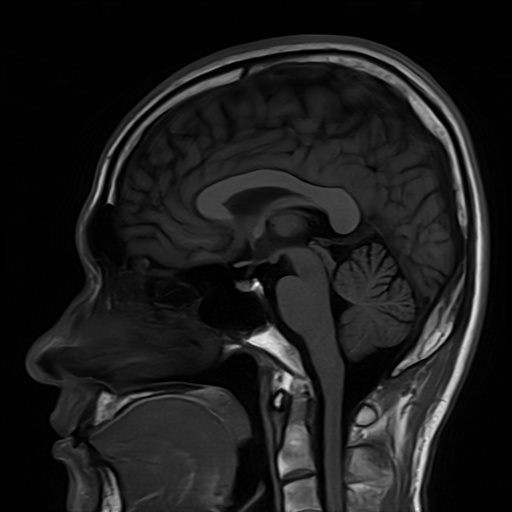
%> input picture Experiment_03/Inputs/images/MRI.jpg, 512 x 512 px
$ octave --eval "task_3_1;"   (GNU Octave 9; MATLAB toolbox functions it lacks are replaced by stand-ins)
%> lines starting %> are read from the running program, lines starting %| are printed output that depends on the picture; in (x1, y1, x2, y2) boxes, pixels count from 0 and x2, y2 are one past the last pixel; in counts of white or black regions, pixels touching at a corner belong together; the program's own positions count from 1
%% ==============================================================================
%% SCRIPT: task_3_1.m
%% Experiment 03: Image Smoothing of Medical Images Using Spatial Domain Mean & Gaussian Filters
%% Task 3.1: 2D Spatial Discrete Convolution & Boundary Padding Comparison
%% Course: Medical Image Processing | Riphah International University
%% Instructor: Engr. Rana Talha Khalid
%% ==============================================================================

function task_3_1()
    fprintf('======================================================================\n');
    fprintf('EXPERIMENT 03 - MATLAB TASK 3.1: 2D CONVOLUTION & BOUNDARY PADDING\n');
    fprintf('======================================================================\n');

    script_dir = fileparts(mfilename('fullpath'));
    exp_dir = fileparts(script_dir);
    img_path = fullfile(exp_dir, 'Inputs', 'images', 'MRI.jpg');

    if ~exist(img_path, 'file')
        img_path = fullfile(exp_dir, '..', '..', 'images', 'MRI.jpg');
    end

    img = imread(img_path);
%> img is the input picture: size 512x512 uint8; min 0, max 254, mean 27.9
    if size(img, 3) == 3
        img = rgb2gray(img);
    end

    [H, W] = size(img);
%> H = 512; W = 512
    fprintf('[INFO] Loaded MRI Scan: %d x %d pixels\n', W, H);
%| [INFO] Loaded MRI Scan: 512 x 512 pixels

    % 1. Define 3x3 Averaging Kernel
    k_size = 3;
    h = ones(k_size, k_size) / (k_size * k_size);

    % 2. Execute custom discrete 2D convolution with Zero and Replicate padding
    fprintf('[INFO] Filtering with Zero-Padding (Constant 0 border)...\n');
    % In MATLAB, imfilter with default is zero padding (0)
    filtered_zero = imfilter(img, h, 0);

    fprintf('[INFO] Filtering with Replicate-Padding (Clamp boundary)...\n');
    filtered_repl = imfilter(img, h, 'replicate');

    % 3. Quantify boundary padding error in the 5-pixel perimeter band
    border_mask = false(H, W);
    border_mask(1:5, :) = true;
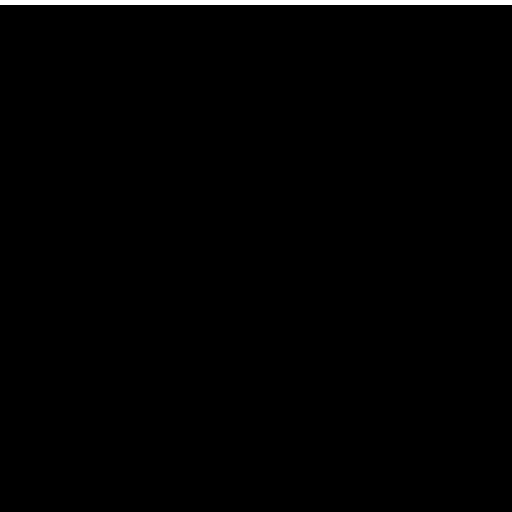
%> border_mask: size 512x512 logical; 0.98% white; 1 white region, box (x1, y1, x2, y2) and area: (0, 0, 512, 5) 2560
    border_mask(end-4:end, :) = true;
    border_mask(:, 1:5) = true;
    border_mask(:, end-4:end) = true;
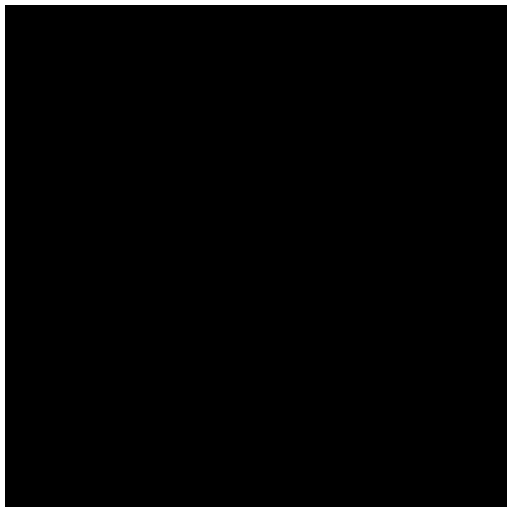
%> border_mask: size 512x512 logical; 3.9% white; 1 white region, box (x1, y1, x2, y2) and area: (0, 0, 512, 512) 10140

    diff_abs = abs(double(filtered_repl) - double(filtered_zero));
    border_mae = mean(diff_abs(border_mask));
%> border_mae = 0.565
    border_rmse = sqrt(mean(diff_abs(border_mask).^2));
%> border_rmse = 3.64
    max_drop = max(diff_abs(border_mask));
%> max_drop = 62

    fprintf('\n-----------------------------------------------------------------\n');
    fprintf('BOUNDARY PADDING ERROR METRICS (5-Pixel Perimeter Region):\n');
    fprintf('  * Mean Absolute Error (MAE):     %.2f intensity levels\n', border_mae);
%|   * Mean Absolute Error (MAE):     0.56 intensity levels
    fprintf('  * Root Mean Squared Error (RMSE): %.2f intensity levels\n', border_rmse);
%|   * Root Mean Squared Error (RMSE): 3.64 intensity levels
    fprintf('  * Maximum Intensity Drop:        %.2f intensity levels\n', max_drop);
%|   * Maximum Intensity Drop:        62.00 intensity levels
    fprintf('-----------------------------------------------------------------\n');
    fprintf('Clinical Conclusion: Zero-padding introduces dark boundary decay (halo artifact),\n');
    fprintf('whereas replicate padding eliminates border distortion in clinical diagnosis.\n');

    % 4. Visualization: 4-panel comparison
    fig = figure('Visible', 'off', 'Position', [100, 100, 1100, 900]);

    % Panel 1: Full Zero-padded
    subplot(2, 2, 1);
    imshow(filtered_zero);
    title('A: Zero-Padding Full Scan (Dark Border Decay)', 'FontSize', 10, 'FontWeight', 'bold', 'Color', [0.72 0.15 0.15]);
    rectangle('Position', [1, 1, 25, 25], 'EdgeColor', 'r', 'LineWidth', 1.5, 'LineStyle', '--');

    % Panel 2: Full Replicate-padded
    subplot(2, 2, 2);
    imshow(filtered_repl);
    title('B: Replicate-Padding Full Scan (Clinical Standard)', 'FontSize', 10, 'FontWeight', 'bold', 'Color', [0.08 0.50 0.24]);
    rectangle('Position', [1, 1, 25, 25], 'EdgeColor', 'g', 'LineWidth', 1.5, 'LineStyle', '--');

    % Panel 3: Magnified corner zero-padding
    subplot(2, 2, 3);
    imagesc(filtered_zero(1:25, 1:25));
    colormap(gca, hot); colorbar; caxis([0 255]);
    title(sprintf('C: Magnified Corner (Zero-Pad)\nMAE = %.2f at perimeter', border_mae), ...
          'FontSize', 10, 'FontWeight', 'bold', 'Color', [0.72 0.15 0.15]);
    xlabel('Column Index (1-25)'); ylabel('Row Index (1-25)');

    % Panel 4: Magnified corner replicate-padding
    subplot(2, 2, 4);
    imagesc(filtered_repl(1:25, 1:25));
    colormap(gca, hot); colorbar; caxis([0 255]);
    title('D: Magnified Corner (Replicate-Pad)\nContinuous Tissue Intensities', ...
          'FontSize', 10, 'FontWeight', 'bold', 'Color', [0.08 0.50 0.24]);
    xlabel('Column Index (1-25)'); ylabel('Row Index (1-25)');

    sgtitle('MATLAB Task 3.1: 2D Spatial Discrete Convolution & Boundary Padding Comparison', ...
            'FontSize', 13, 'FontWeight', 'bold');
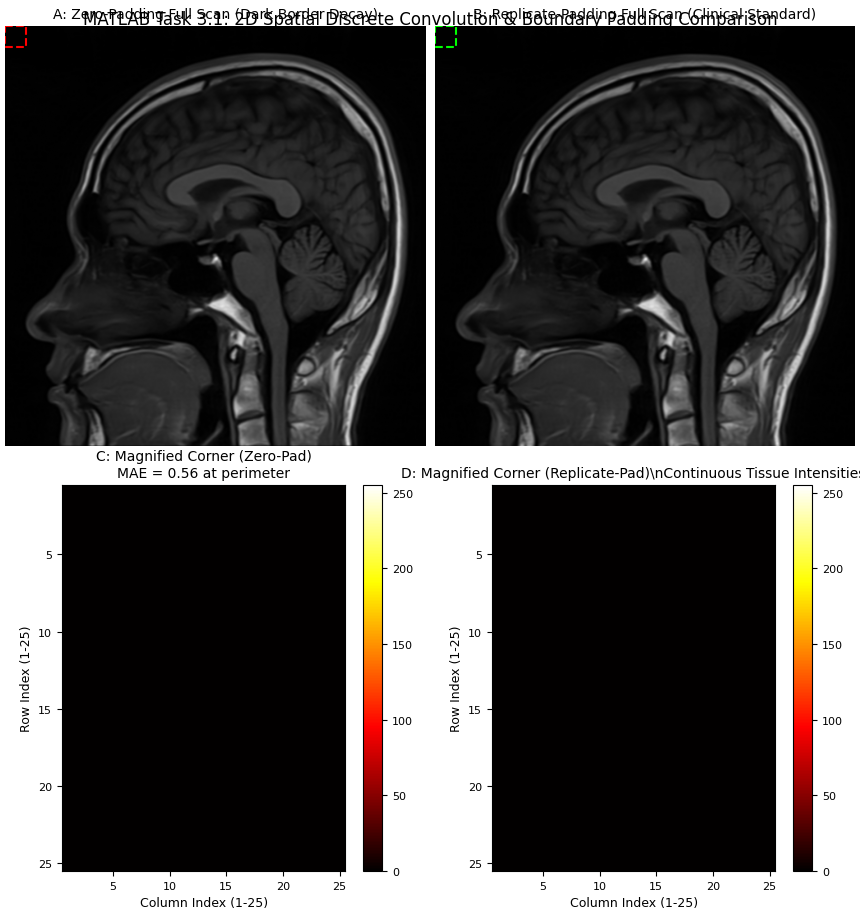
%> figure redrawn from the program's plot data, 4 panels

    % Save figures
    out_dir_m = fullfile(exp_dir, 'Outputs', 'MATLAB');
    fig_dir = fullfile(exp_dir, 'Figures');

    out_path_1 = fullfile(out_dir_m, 'exp03_task_3_1_boundary_padding_m.png');
    out_path_2 = fullfile(fig_dir, 'exp03_task_3_1_boundary_padding_m.png');

    exportgraphics(fig, out_path_1, 'Resolution', 300);
    exportgraphics(fig, out_path_2, 'Resolution', 300);
    close(fig);

    fprintf('[SUCCESS] Saved MATLAB figure to:\n  %s\n  %s\n', out_path_1, out_path_2);
end
